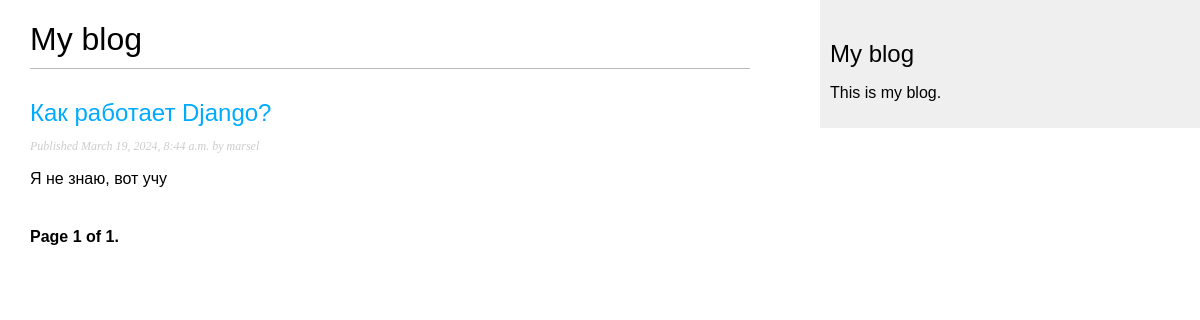
/blog/, run on an earlier commit of the app's database.
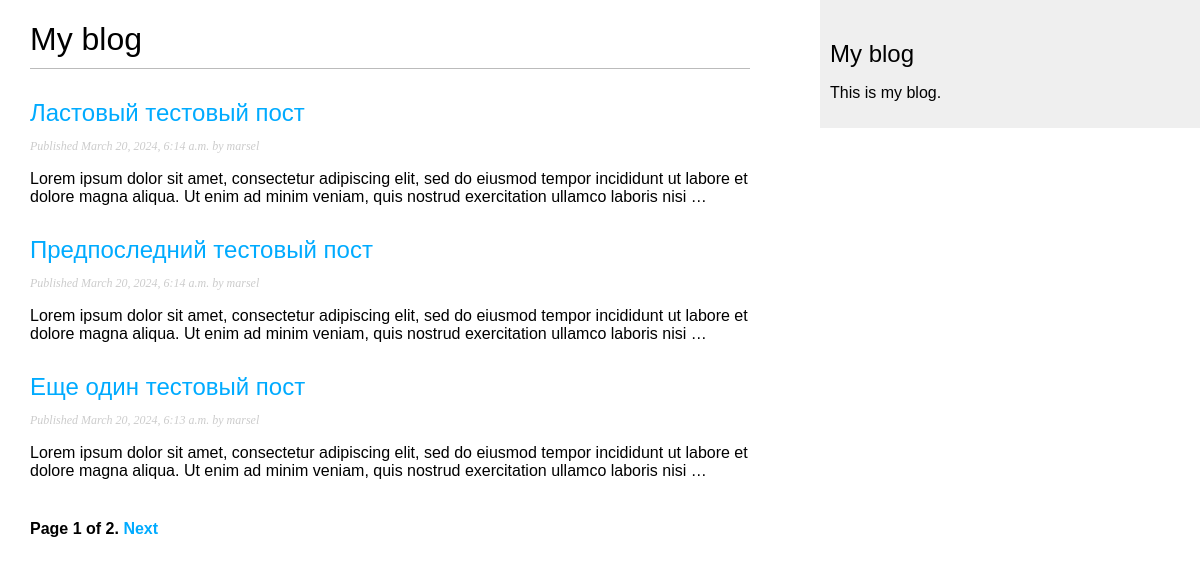
And on a later commit of the database.
### blog/models.py (models this page shows, shortened)
class Post(models.Model):
    class Status(models.TextChoices):
        DRAFT = 'DF', 'Draft'
        PUBLISHED = 'PB', 'Published'
    title = models.CharField(max_length=250)
    slug = models.SlugField(max_length=250,
                            unique_for_date='publish')
    author = models.ForeignKey(User,
                               on_delete=models.CASCADE,
                               related_name='blog_posts')
    body = models.TextField()
    publish = models.DateTimeField(default=timezone.now)
    created = models.DateTimeField(auto_now_add=True)
    updated = models.DateTimeField(auto_now=True)
    status = models.CharField(max_length=2,
                              choices=Status.choices,
                              default=Status.DRAFT)
    objects = models.Manager()
    published = PublishedManager()
    class Meta:
        ordering = ['-publish']
        indexes = [
            models.Index(fields=['-publish'])
        ]
    def get_absolute_url(self):
        return reverse('blog:post_detail',
                       args=[self.publish.year,
                             self.publish.month,
                             self.publish.day,
                             self.slug])

### blog/views.py (the view)
# urls.py: path('', views.post_list, name='post_list'),
def post_list(request):
    posts_list = Post.published.all()
    paginator = Paginator(posts_list, 3)
    page_number = request.GET.get('page', 1)
    try:
        posts = paginator.page(page_number)
    except PageNotAnInteger:
        posts = paginator.page(1)
    except EmptyPage:
        posts = paginator.page(paginator.num_pages)
    return render(request,
                  'blog/post/list.html',
                  {'posts': posts})

### blog/models.py (called while the page is built)
    def get_queryset(self):
        return super().get_queryset().filter(status=Post.Status.PUBLISHED)

### templates/blog/post/list.html (shortened to what this page needs)
{% extends 'blog/base.html' %}
{% block content %}
  <h1>My blog</h1>
  {% for post in posts %}
    <h2>
      <a href="{{ post.get_absolute_url }}">{{ post.title }}</a>
    </h2>
    <p class="date">
      Published {{ post.publish }} by {{ post.author }}
    </p>
    {{ post.body|truncatewords:30|linebreaks }}
  {% endfor %}
  {% include 'pagination.html' with page=posts %}
{% endblock content %}

### templates/blog/base.html (shortened to what this page needs)
{% load static %}
<!DOCTYPE html>
<html>
<head>
  <link href="{% static 'css/blog.css' %}" rel="stylesheet">
</head>
<body>
  <div id="content">
    {% block content %}{% endblock content %}
  </div>
  <div id="sidebar">
    <h2>My blog</h2>
    <p>This is my blog.</p>
  </div>
</body>
</html>

### templates/pagination.html (shortened to what this page needs)
<div class="pagination">
  <span class="step-links">
    <span class="current">
      Page {{ page.number }} of {{ page.paginator.num_pages }}.
    </span>
    {% if page.has_next %}
      <a href="?page={{ page.next_page_number }}">Next</a>
    {% endif %}
  </span>
</div>

### blog/static/css/blog.css (style rules this page uses)
body { margin: 0; padding: 0; font-family: helvetica, sans-serif; }
a { color: #00abff; text-decoration: none; }
h1 { font-weight: normal; border-bottom: 1px solid #bbb; padding: 0 0 10px 0; }
h2 { font-weight: normal; margin: 30px 0 0; }
#content { float: left; width: 60%; padding: 0 0 0 30px; }
#sidebar { float: right; width: 30%; padding: 10px; background: #efefef; height: 100%; }
p.date { color: #ccc; font-family: georgia, serif; font-size: 12px; font-style: italic; }
.pagination { margin: 40px 0; font-weight: bold; }

What changed in the data, as far as the page shows it:
no longer on this page (row unchanged): Post: title "Как работает Django?", publish "March 19, 2024, 8:44 a.m.", author "marsel", body "Я не знаю, вот учу"
added Post: title "Ластовый тестовый пост", publish "March 20, 2024, 6:14 a.m.", author "marsel", body "Lorem ipsum dolor sit amet, consectetur adipiscing elit, sed do eiusmod tempor incididunt ut labore et dolore magna aliqua. Ut enim ad minim veniam, quis nostrud exercitation ullamco laboris nisi …"
added Post: title "Предпоследний тестовый пост", publish "March 20, 2024, 6:14 a.m.", author "marsel", body "Lorem ipsum dolor sit amet, consectetur adipiscing elit, sed do eiusmod tempor incididunt ut labore et dolore magna aliqua. Ut enim ad minim veniam, quis nostrud exercitation ullamco laboris nisi …"
added Post: title "Еще один тестовый пост", publish "March 20, 2024, 6:13 a.m.", author "marsel", body "Lorem ipsum dolor sit amet, consectetur adipiscing elit, sed do eiusmod tempor incididunt ut labore et dolore magna aliqua. Ut enim ad minim veniam, quis nostrud exercitation ullamco laboris nisi …"
Also different on the page:
{{ page.paginator.num_pages }}: "1" → "2"
text now shown: "Next"
